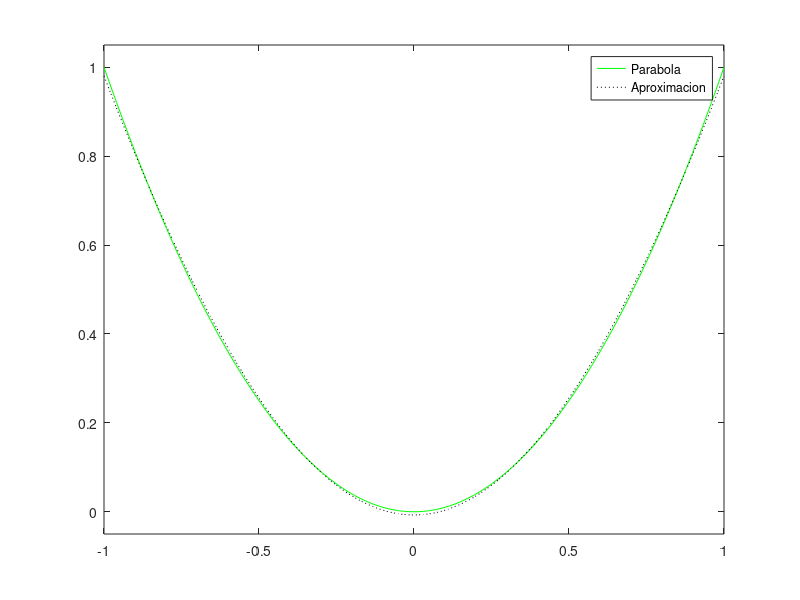

The MATLAB source for this figure:
% Script para calcular la aproximación trigonométrica por 
% mínimos cuadrados continua de la función x^2 en [-1,1].
% Definición de una función vectorial, que contiene a la base,
% evaluable sobre vectores columna.
1+1;
function y = basetrig(x) 
  y = [1+0*x,sin(x),cos(x)];
endfunction;
% Construcción  del sistema.
gramm = quadv(@(x) basetrig(x)'*basetrig(x),-1,1);
% Costrucción del vector de términos independientes.
b = quadv(@(x) basetrig(x)'*x.^2,-1,1);
% Resolución del sistema y expresión de la aprox obtenida.
c = gramm\b
% Gráfica comparativa de la identidad y su aprox trigonométrica.
x = linspace(-1,1,100)'; 
plot(x,x.^2,'g',x,basetrig(x)*c,':k');
legend('Parabola','Aproximacion'); 
axis([-1 1 -0.05 1.05]);